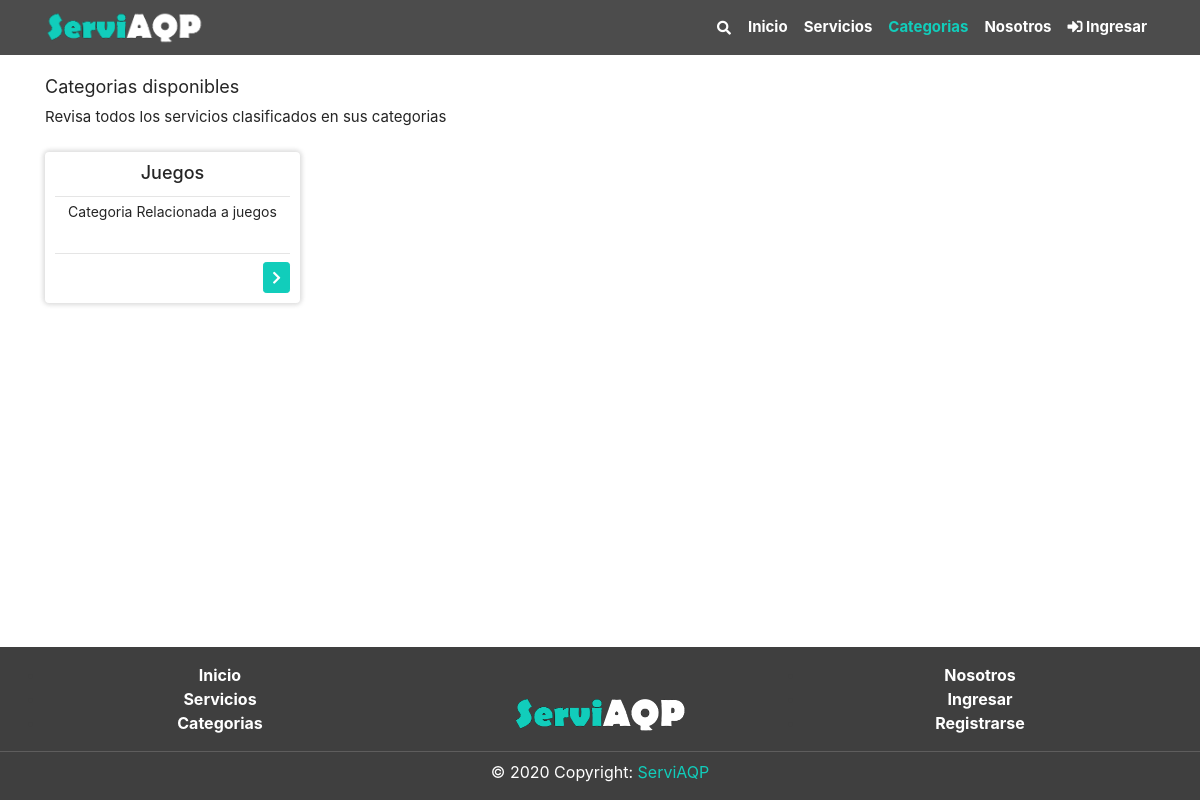
The page /Categorias/index.php on the database as committed earlier.
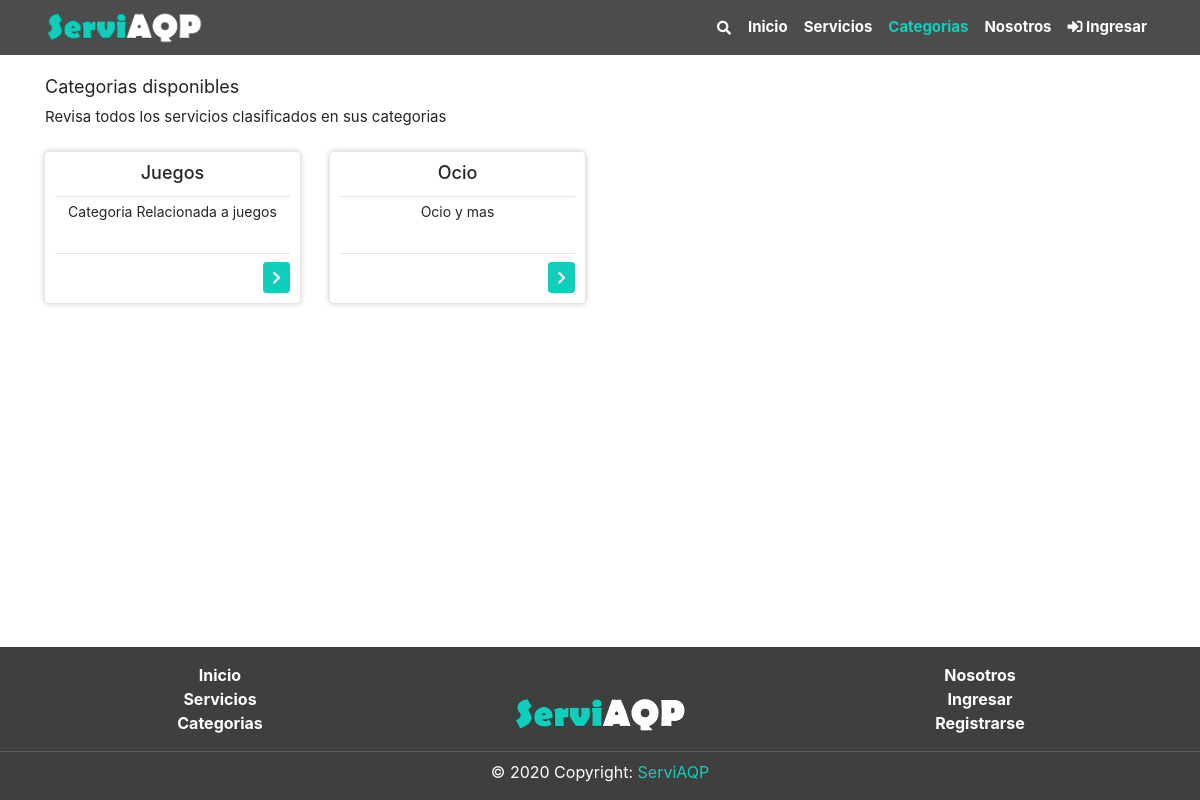
The same page on the database as committed later.
### tables this page shows
CREATE TABLE `categoria` (
  `CatId` int(11) NOT NULL,
  `CatNom` varchar(60) NOT NULL,
  `CatDes` text NOT NULL,
  `CatEstReg` int(1) NOT NULL DEFAULT 1,
  `CatFecCre` timestamp NOT NULL DEFAULT current_timestamp() ON UPDATE current_timestamp()
);

### Categorias/index.php (the view, shortened to what this page needs)
<?php
include("../includes/header.php");
?>
<div class="section pt-3">
	<div class="container">
		<div class="mb-4">
			<h5>Categorias disponibles</h5>
			<p>Revisa todos los servicios clasificados en sus categorias</p>
		</div>
		<div class="row justify-content-right">
			<?php
			$query = "SELECT * FROM CATEGORIA";
			$resultProduct = mysqli_query($conn, $query);
			while ($row = mysqli_fetch_array($resultProduct)) {
			?>
				<div class="col-sm-6 col-md-4 col-lg-3 col-xl-3">
					<div class="card mb-4 border-0 ">
						<div class="card-body text-center pad_body_ser">
							<h3 class="card-title "> <?= $row['CatNom'] ?> </h3>
							<hr class="pt-0 mt-0 mb-1">
							<textarea disabled class="descrip text-center"><?= $row['CatDes'] ?></textarea>
							<hr class="pt-0 mt-0 mb-2">
							<a href="subcategoria?id=<?= $row['CatId'] ?>&nombre=<?= $row['CatNom'] ?>" class="btn btn-primary btn-sm float-right"><em class="fas fa-chevron-right"></em></a>
						</div>
					</div>
				</div>
			<?php
			}
			?>
		</div>
	</div>
	<?php
	include("../includes/footer.php");
	?>

Rows that differ between the two databases and show on the page:
added categoria: CatNom "Ocio", CatDes "Ocio y mas"
